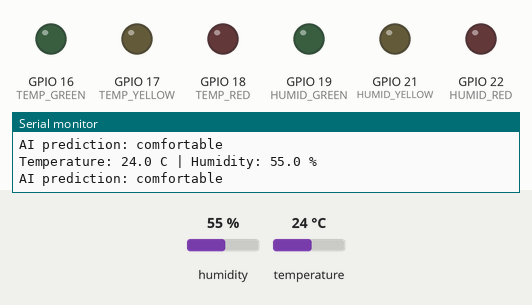
Bench run of a sketch on a simulated ESP32. On the bench: output pins drawn as LEDs (lit = HIGH), the last lines printed to the serial monitor. Inputs (shaded band) come from the test bench; at power-on: humidity 55 %, temperature 24 °C.

Above: at 5.8 s.
5.9 s: humidity set to 31 %
11.9 s: humidity set to 28 %
At 15.4 s:
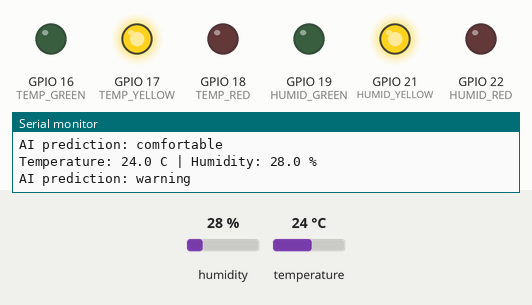
22.0 s: temperature set to 17.5 °C
28.0 s: temperature set to 16.2 °C
At 30.4 s:
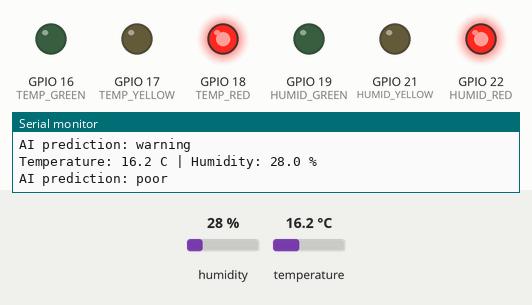
37.0 s: temperature set to 19 °C
At 41.5 s:
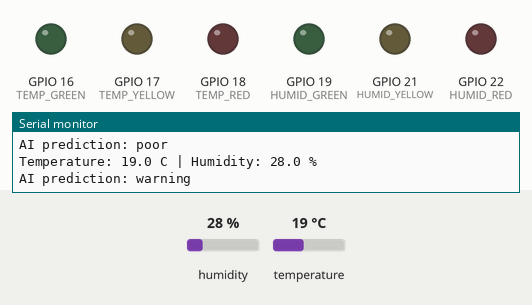
47.0 s: humidity set to 40 %
At 50.3 s:
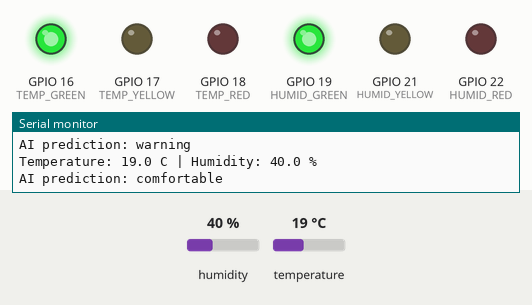
Timing chart, 0 to 57.1 s (numbered marks = the images above; inputs shaded):
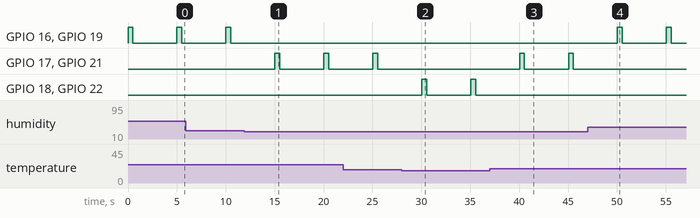

The sketch:

sketch.ino
```cpp
#include <DHT.h>
#include <math.h>
#include "model_data.h"

const int DHT_PIN = 4;
const int DHT_TYPE = DHT22;

const int TEMP_GREEN = 16;
const int TEMP_YELLOW = 17;
const int TEMP_RED = 18;

const int HUMID_GREEN = 19;
const int HUMID_YELLOW = 21;
const int HUMID_RED = 22;

unsigned int sampleRateSeconds = 5;
const unsigned long STATUS_DISPLAY_TIME_MS = 500;

DHT dht(DHT_PIN, DHT_TYPE);

void setup() {
  Serial.begin(115200);
  dht.begin();

  pinMode(TEMP_GREEN, OUTPUT);
  pinMode(TEMP_YELLOW, OUTPUT);
  pinMode(TEMP_RED, OUTPUT);
  pinMode(HUMID_GREEN, OUTPUT);
  pinMode(HUMID_YELLOW, OUTPUT);
  pinMode(HUMID_RED, OUTPUT);

}

void turnOffAllLeds() {
  digitalWrite(TEMP_GREEN, LOW);
  digitalWrite(TEMP_YELLOW, LOW);
  digitalWrite(TEMP_RED, LOW);
  digitalWrite(HUMID_GREEN, LOW);
  digitalWrite(HUMID_YELLOW, LOW);
  digitalWrite(HUMID_RED, LOW);
}

int predictCondition(float temperature, float humidity) {
  float inputs[MODEL_INPUTS] = {
    (temperature - NORMALIZATION_MEANS[0]) / NORMALIZATION_SCALES[0],
    (humidity - NORMALIZATION_MEANS[1]) / NORMALIZATION_SCALES[1]
  };
  float hidden[MODEL_HIDDEN_UNITS];

  for (int unit = 0; unit < MODEL_HIDDEN_UNITS; unit++) {
    float value = HIDDEN_BIAS[unit];
    for (int input = 0; input < MODEL_INPUTS; input++) {
      value += inputs[input] * HIDDEN_WEIGHTS[unit][input] * HIDDEN_WEIGHT_SCALE;
    }
    hidden[unit] = value > 0 ? value : 0;
  }

  float logits[MODEL_OUTPUTS];
  int bestOutput = 0;
  for (int output = 0; output < MODEL_OUTPUTS; output++) {
    logits[output] = OUTPUT_BIAS[output];
    for (int unit = 0; unit < MODEL_HIDDEN_UNITS; unit++) {
      logits[output] += hidden[unit] * OUTPUT_WEIGHTS[output][unit]
                        * OUTPUT_WEIGHT_SCALE;
    }
    if (logits[output] > logits[bestOutput]) {
      bestOutput = output;
    }
  }
  return bestOutput;
}

void showPrediction(int condition) {
  turnOffAllLeds();
  int greenLed = condition == 0 ? HIGH : LOW;
  int yellowLed = condition == 1 ? HIGH : LOW;
  int redLed = condition == 2 ? HIGH : LOW;

  digitalWrite(TEMP_GREEN, greenLed);
  digitalWrite(TEMP_YELLOW, yellowLed);
  digitalWrite(TEMP_RED, redLed);
  digitalWrite(HUMID_GREEN, greenLed);
  digitalWrite(HUMID_YELLOW, yellowLed);
  digitalWrite(HUMID_RED, redLed);
}

void loop() {
  float temperature = dht.readTemperature();
  float humidity = dht.readHumidity();

  if (isnan(temperature) || isnan(humidity)) {
    Serial.println("Could not read the DHT22 sensor.");
    turnOffAllLeds();
    delay(sampleRateSeconds * 1000UL);
    return;
  }

  int condition = predictCondition(temperature, humidity);
  showPrediction(condition);

  Serial.print("Temperature: ");
  Serial.print(temperature, 1);
  Serial.print(" C | Humidity: ");
  Serial.print(humidity, 1);
  Serial.println(" %");
  Serial.print("AI prediction: ");
  Serial.print(MODEL_LABELS[condition]);
  Serial.println();

  // Keep the status visible briefly, then turn LEDs off while waiting.
  delay(STATUS_DISPLAY_TIME_MS);
  turnOffAllLeds();

  unsigned long sampleIntervalMs = sampleRateSeconds * 1000UL;
  if (sampleIntervalMs > STATUS_DISPLAY_TIME_MS) {
    delay(sampleIntervalMs - STATUS_DISPLAY_TIME_MS);
  }
}
```

model_data.h
```cpp
#pragma once

#include <stdint.h>

const int MODEL_INPUTS = 2;
const int MODEL_HIDDEN_UNITS = 16;
const int MODEL_OUTPUTS = 3;

const float NORMALIZATION_MEANS[MODEL_INPUTS] = {
  22.0170787f, 45.9022472f
};

const float NORMALIZATION_SCALES[MODEL_INPUTS] = {
  4.25985973f, 22.4644537f
};

const float HIDDEN_WEIGHT_SCALE = 0.303456652f;
const int8_t HIDDEN_WEIGHTS[16][2] = {
  {1, -30},
  {2, -26},
  {12, -18},
  {-59, 0},
  {-23, 0},
  {-127, -1},
  {0, 42},
  {0, -17},
  {0, 80},
  {58, 0},
  {121, -5},
  {-1, 53},
  {-2, -61},
  {1, 44},
  {0, 0},
  {0, 0},
};
const float HIDDEN_BIAS[16] = {
  -9.15044087f, -9.50771821f, -3.48537074f, -12.6736929f, -8.07280984f, -45.0620503f, -14.1248057f, -6.29396372f, -26.6576984f, -12.6164551f, -41.4441067f, -18.0150846f, -13.4549963f, -7.96990623f, -0.00897785967f, -0.0148264019f
};

const float OUTPUT_WEIGHT_SCALE = 0.087895563f;
const int8_t OUTPUT_WEIGHTS[3][16] = {
  {-60, -20, 13, -113, -31, -20, -22, -13, -83, -108, -33, -89, -127, -93, 0, 1},
  {19, -54, 22, 56, 4, -58, -30, -31, -26, 55, -58, -2, 65, 33, 0, 0},
  {42, 72, -34, 56, 28, 79, 49, 45, 108, 54, 93, 91, 62, 60, -1, 0},
};
const float OUTPUT_BIAS[3] = {
  8.17488967f, 3.51561214f, -11.6905018f
};

const char* MODEL_LABELS[MODEL_OUTPUTS] = {
  "comfortable", "warning", "poor"
};
```

Measured:
- the behaviour switches between 30 and 29 % on humidity (found by bisection; images 0 and 1)
- the behaviour switches between 17 and 16.9 °C on temperature (found by bisection; images 1 and 2)
- after the input at 11.9 s, GPIO 16 (TEMP_GREEN), GPIO 19 (HUMID_GREEN): stops changing and stays LOW; GPIO 17 (TEMP_YELLOW), GPIO 21 (HUMID_YELLOW): alternates HIGH for 0.50 s and LOW for 4.5 s, starting after 3.1 s
- after the input at 28.0 s, GPIO 17 (TEMP_YELLOW), GPIO 21 (HUMID_YELLOW): stops changing and stays LOW; GPIO 18 (TEMP_RED), GPIO 22 (HUMID_RED): alternates HIGH for 0.50 s and LOW for 4.5 s, starting after 2.0 s
- after the input at 37.0 s, GPIO 17 (TEMP_YELLOW), GPIO 21 (HUMID_YELLOW): alternates HIGH for 0.50 s and LOW for 4.5 s, starting after 3.1 s; GPIO 18 (TEMP_RED), GPIO 22 (HUMID_RED): stops changing and stays LOW
- after the input at 47.0 s, GPIO 16 (TEMP_GREEN), GPIO 19 (HUMID_GREEN): alternates HIGH for 0.50 s and LOW for 4.5 s, starting after 3.1 s; GPIO 17 (TEMP_YELLOW), GPIO 21 (HUMID_YELLOW): stops changing and stays LOW
